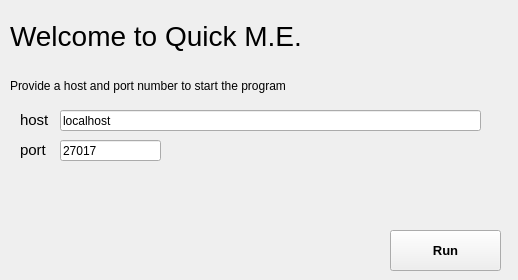
<?xml version="1.0" encoding="UTF-8"?>
<ui version="4.0">
 <class>MainWindow</class>
 <widget class="QMainWindow" name="MainWindow">
  <property name="geometry">
   <rect>
    <x>0</x>
    <y>0</y>
    <width>518</width>
    <height>280</height>
   </rect>
  </property>
  <property name="minimumSize">
   <size>
    <width>518</width>
    <height>280</height>
   </size>
  </property>
  <property name="maximumSize">
   <size>
    <width>518</width>
    <height>280</height>
   </size>
  </property>
  <property name="windowTitle">
   <string>Welcome to Quick M.E.</string>
  </property>
  <widget class="QWidget" name="centralwidget">
   <widget class="QLabel" name="label">
    <property name="geometry">
     <rect>
      <x>10</x>
      <y>10</y>
      <width>621</width>
      <height>51</height>
     </rect>
    </property>
    <property name="font">
     <font>
      <pointsize>21</pointsize>
     </font>
    </property>
    <property name="text">
     <string>Welcome to Quick M.E.</string>
    </property>
   </widget>
   <widget class="QLabel" name="label_2">
    <property name="geometry">
     <rect>
      <x>10</x>
      <y>75</y>
      <width>471</width>
      <height>21</height>
     </rect>
    </property>
    <property name="text">
     <string>Provide a host and port number to start the program</string>
    </property>
   </widget>
   <widget class="QLineEdit" name="hostLineEdit">
    <property name="geometry">
     <rect>
      <x>60</x>
      <y>110</y>
      <width>421</width>
      <height>21</height>
     </rect>
    </property>
    <property name="text">
     <string>localhost</string>
    </property>
   </widget>
   <widget class="QLabel" name="label_3">
    <property name="geometry">
     <rect>
      <x>20</x>
      <y>110</y>
      <width>41</width>
      <height>20</height>
     </rect>
    </property>
    <property name="font">
     <font>
      <pointsize>11</pointsize>
     </font>
    </property>
    <property name="text">
     <string>host</string>
    </property>
   </widget>
   <widget class="QLabel" name="label_4">
    <property name="geometry">
     <rect>
      <x>20</x>
      <y>140</y>
      <width>41</width>
      <height>20</height>
     </rect>
    </property>
    <property name="font">
     <font>
      <pointsize>11</pointsize>
     </font>
    </property>
    <property name="text">
     <string>port</string>
    </property>
   </widget>
   <widget class="QLineEdit" name="portLineEdit">
    <property name="geometry">
     <rect>
      <x>60</x>
      <y>140</y>
      <width>101</width>
      <height>21</height>
     </rect>
    </property>
    <property name="text">
     <string>27017</string>
    </property>
   </widget>
   <widget class="QPushButton" name="runButton">
    <property name="geometry">
     <rect>
      <x>390</x>
      <y>230</y>
      <width>111</width>
      <height>41</height>
     </rect>
    </property>
    <property name="font">
     <font>
      <pointsize>10</pointsize>
      <weight>75</weight>
      <bold>true</bold>
     </font>
    </property>
    <property name="cursor">
     <cursorShape>PointingHandCursor</cursorShape>
    </property>
    <property name="styleSheet">
     <string notr="true"/>
    </property>
    <property name="text">
     <string>Run</string>
    </property>
    <property name="default">
     <bool>false</bool>
    </property>
    <property name="flat">
     <bool>false</bool>
    </property>
   </widget>
  </widget>
 </widget>
 <resources/>
 <connections/>
</ui>
